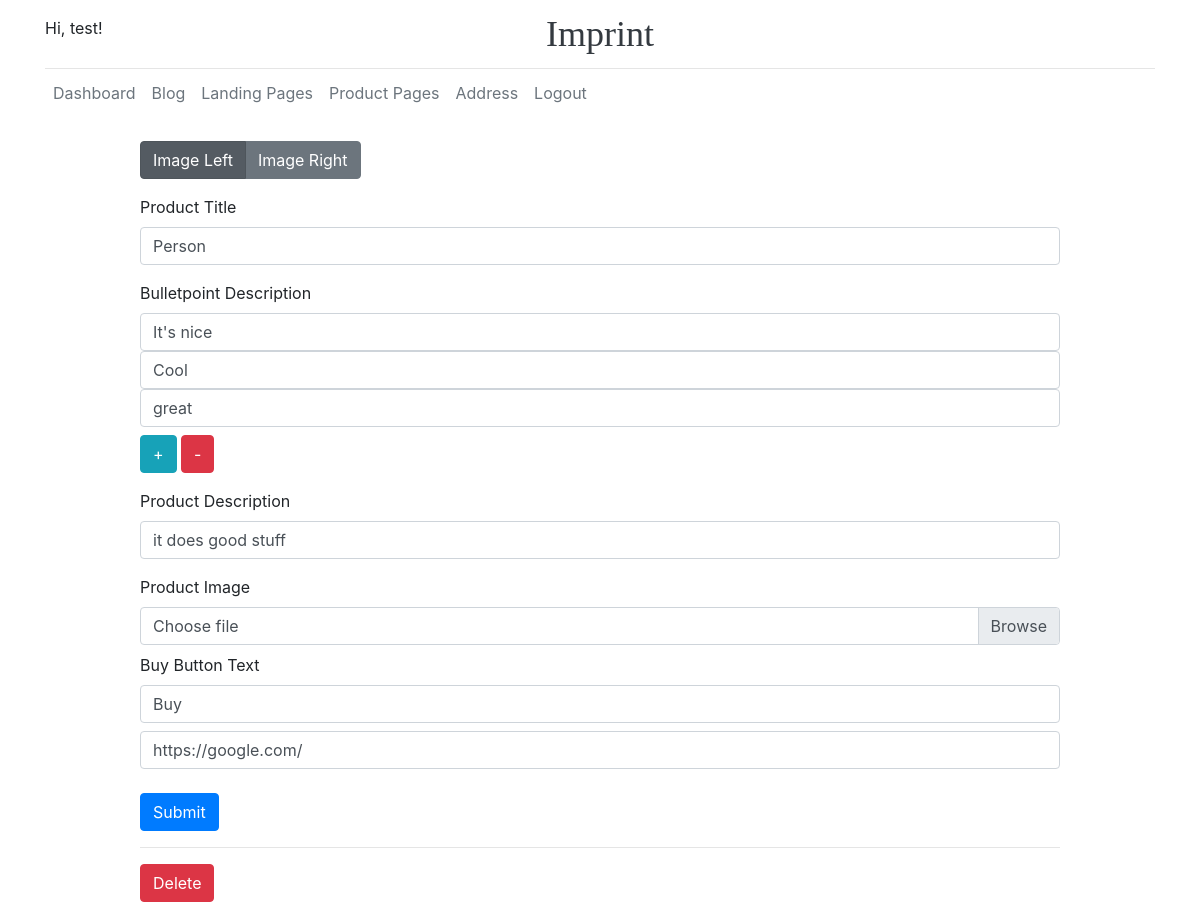
Page /product-page/person/edit (signed in) on the committed database.
### tables this page shows
CREATE TABLE user (
  id INTEGER PRIMARY KEY AUTOINCREMENT,
  username TEXT UNIQUE NOT NULL,
  password TEXT NOT NULL,
  email TEXT UNIQUE NOT NULL
);

CREATE TABLE product (
  page_id INTEGER PRIMARY KEY AUTOINCREMENT,
  title TEXT NOT NULL,
  description TEXT NOT NULL,
  filename TEXT NOT NULL,
  bulletpoint1 TEXT,
  bulletpoint2 TEXT,
  bulletpoint3 TEXT,
  bulletpoint4 TEXT,
  bulletpoint5 TEXT,
  author_id INTEGER NOT NULL,
  page_layout TEXT NOT NULL,
  buy_button_text TEXT NOT NULL,
  buy_button_link TEXT,
  url TEXT NOT NULL,
  FOREIGN KEY (author_id) REFERENCES user (id)
);

### imprint/product_page.py (the view, shortened to what this page needs)
@bp.route('/product-page/<slug>/edit', methods=('GET', 'POST'))
@login_required
def edit_product_page(slug):
    page = get_product_page(slug)
    oldTitle = page['title']
    db = get_db()
    return render_template('product_page/edit_product_page.html', product_page=page)

### imprint/auth.py (called while the page is built)
@bp.before_app_request
def load_logged_in_user():
    user_id = session.get('user_id')
    if user_id is None:
        g.user = None
    else:
        g.user = get_db().execute(
            'SELECT * FROM user WHERE id = ?', (user_id,)
        ).fetchone()

def login_required(view):
    @functools.wraps(view)
    def wrapped_view(**kwargs):
        if g.user is None:
            return redirect(url_for('auth.login'))
        return view(**kwargs)
    return wrapped_view

### imprint/db.py (called while the page is built)
def get_db():
    if 'db' not in g:
        g.db = sqlite3.connect(
            current_app.config['DATABASE'],
            detect_types=sqlite3.PARSE_DECLTYPES
        )
        g.db.row_factory = sqlite3.Row
    return g.db

### imprint/product_page.py (called while the page is built)
def get_product_page(slug):
    product_page = get_db().execute('SELECT title, description, filename, author_id, url, bulletpoint1,bulletpoint2,bulletpoint3,bulletpoint4,bulletpoint5, page_layout, buy_button_text,buy_button_link FROM product WHERE url=?',(slug,)).fetchone()
    if product_page is None:
        abort(404, "URL {0} doesn't exist. [products]".format(slug))
    return product_page

### imprint/templates/product_page/edit_product_page.html (shortened to what this page needs)
{% extends 'base.html' %}
{% block content %}
<div class="row mt-4">
  <div class="col-md-10 offset-md-1">
    <form method="POST" enctype='multipart/form-data'>
        <div class="btn-group btn-group-toggle form-group" data-toggle="buttons">
          <label class="btn btn-secondary active">
            <input type="radio" name="options" id="imageLeft" value="imageLeft" autocomplete="off" checked> Image Left
          </label>
          <label class="btn btn-secondary">
            <input type="radio" name="options" id="imageRight" value="imageRight" autocomplete="off"> Image Right
          </label>
        </div>
        <div class="form-group">
          <label for="product-title"> Product Title </label>
          <input name="product-title" class="form-control" id="product-title" value="{{ request.form['title'] or product_page['title']}}">
        </div>
        <div class="form-group">
            <label for="product-bulletpoints"> Bulletpoint Description</label>
            <input name="bulletpoint1" class="form-control" value="{{ request.form['bulletpoint1'] or product_page['bulletpoint1'] }}" id="bulletpoint1" required>
            <span id="newBulletpoint">
              {% if product_page['bulletpoint5'] %}
                <input name="bulletpoint2" class="form-control" value="{{ request.form['bulletpoint2'] or product_page['bulletpoint2'] }}" id="bulletpoint2" required>
                <input name="bulletpoint3" class="form-control" value="{{ request.form['bulletpoint3'] or product_page['bulletpoint3'] }}" id="bulletpoint3" required>
                <input name="bulletpoint4" class="form-control" value="{{ request.form['bulletpoint4'] or product_page['bulletpoint4'] }}" id="bulletpoint4" required>
                <input name="bulletpoint5" class="form-control" value="{{ request.form['bulletpoint5'] or product_page['bulletpoint5'] }}" id="bulletpoint5" required>
                <p hidden id="bulletCount">5</p>
              {% elif product_page['bulletpoint3']%}
                <input name="bulletpoint2" class="form-control" value="{{ request.form['bulletpoint2'] or product_page['bulletpoint2'] }}" id="bulletpoint2" required>
                <input name="bulletpoint3" class="form-control" value="{{ request.form['bulletpoint3'] or product_page['bulletpoint3'] }}" id="bulletpoint3" required>
              {% elif product_page['bulletpoint2']%}
                <input name="bulletpoint2" class="form-control" value="{{ request.form['bulletpoint2'] or product_page['bulletpoint2'] }}" id="bulletpoint2" required>
                <p hidden id="bulletCount">2</p>
              {% else %}
                <p hidden id="bulletCount">1</p>
              {% endif %}
            </span>
            <button type="button" class="btn btn-info mt-2" onclick="addBulletpoint()"> + </button>
            <button type="button" class="btn btn-danger mt-2" onclick="removeBulletpoint()"> - </button>
          </div>
        <div class="form-group">
          <label for="product-description"> Product Description </label>
          <input name="product-description" class="form-control" id="product-description" value="{{ request.form['description'] or product_page['description']}}">
        </div>
        <label for="product-image"> Product Image </label>
        <div class="input-group">
          <div class="custom-file">
            <label class="custom-file-label" class="form-control" for="inputGroupFile02">Choose file</label>
          </div>
        </div>
        <div class="form-group mt-2">
          <label for="buy-button-text"> Buy Button Text </label>
          <input name="buy-button-text" class="form-control" id="buy-button-text" value="{{ request.form['buy-button-text'] or product_page['buy_button_text']}}" required>
          <input name="buy-button-link" class="form-control mt-2" id="buy-button-link" value="{{ request.form['buy-button-link'] or product_page['buy_button_link']}}">
        </div>
      <input type="submit" class="btn btn-primary mt-2">
    </form>
    <hr>
    <form action="{{ url_for('product_page.delete_page', slug=product_page['url']) }}" method="post">
      <input class="btn btn-danger danger" type="submit" value="Delete" onclick="return confirm('Are you sure?');">
    </form>
  </div>
</div>
{% endblock %}

### imprint/templates/base.html (shortened to what this page needs)
<!doctype html>
<link rel="stylesheet" href="{{ url_for('static', filename='css/style.css') }}">
<link rel="stylesheet" href="https://stackpath.bootstrapcdn.com/bootstrap/4.1.3/css/bootstrap.min.css">
<div class ="container" id="base">
  <header class="blog-header py-3">
    <div class="row flex-nowrap justify-content-between align-items-center">
      <div class="col-4 pt-1">
        {% if g.user %}
          <p> Hi, {{ g.user['username'] }}! </p>
        {% else %}
          <a class="text-muted" href="{{ url_for('auth.login') }}">Login</a>
        {% endif %}
      </div>
      <div class="col-4 text-center">
        <a class="blog-header-logo text-dark" href="{{ url_for('hello')}}">Imprint</a>
      </div>
      <div class="col-4 d-flex justify-content-end align-items-center">
      </div>
    </div>
  </header>
  {% if g.user %}
  <div class="nav-scroller py-1 mb-2">
    <nav class="nav d-flex">
      <a class="p-2 text-muted" href="{{ url_for('dashboard.admin') }}">Dashboard</a>
      <a class="p-2 text-muted" href="{{ url_for('blog.blog_index') }}">Blog</a>
      <a class="p-2 text-muted" href="{{ url_for('landing_page.landing_index') }}">Landing Pages</a>
      <a class="p-2 text-muted" href="{{ url_for('product_page.product_index') }}">Product Pages</a>
      <a class="p-2 text-muted" href="{{ url_for('address.indexMap') }}">Address</a>
      <a class="p-2 text-muted" href="{{ url_for('auth.logout') }}">Logout</a>
    </nav>
  </div>
  {% endif %}
  {% block content %}{% endblock %}
</div>

### imprint/static/css/style.css (style rules this page uses)
.blog-header { line-height: 1; border-bottom: 1px solid #e5e5e5; }
.blog-header-logo { font-family: "Playfair Display", Georgia, "Times New Roman", serif; font-size: 2.25rem; }

### rows in the picture
user: user.username "test"
product: product-title "Person", bulletpoint1 "It's nice", bulletpoint2 "Cool", bulletpoint3 "great", product-description "it does good stuff", buy-button-text "Buy", buy-button-link "https://google.com/"
